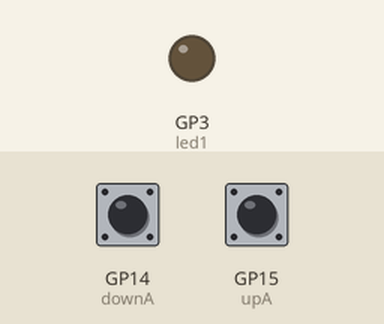
Bench run of a program on a simulated Raspberry Pi Pico running MicroPython. On the bench: output pins drawn as LEDs (lit = HIGH). The inputs (shaded band) are chosen by the test bench; at power-on: GP14 (downA) LOW, GP15 (upA) LOW.

Above: at 1.2 s.
1.3 s: GP14 (downA) pulled HIGH for 0.15 s
At 1.7 s:
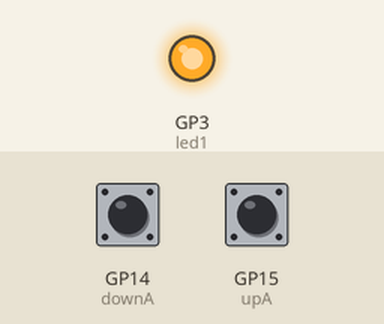
4.4 s: GP14 (downA) pulled HIGH for 1 s
At 5.8 s:
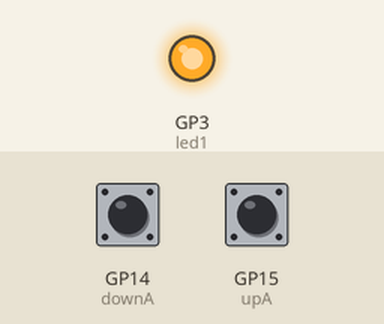
8.4 s: GP14 (downA) pulled HIGH for 3.2 s
At 15.8 s:
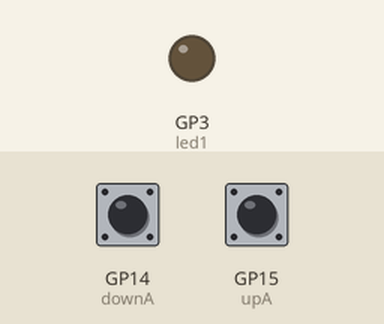
Timing chart, 0 to 17.3 s (numbered marks = the images above; inputs shaded):
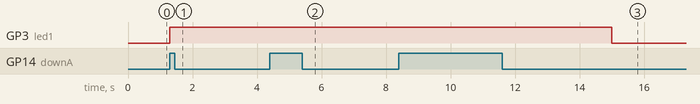

Measured:
- after the input at 1.3 s, GP3 (led1): LOW → HIGH at once
- after the input at 4.4 s, GP3 (led1): stays HIGH (without the input it goes to LOW after 0.60 s)
- after the input at 8.4 s, GP3 (led1): HIGH → LOW after 6.6 s instead of 1.6 s

The program:

Programa8_LuzHotel.py
```python
from machine import Pin, Timer

led1 = Pin(3, Pin.OUT)
n = 0
s = 1
upA = Pin(15, Pin.IN, Pin.PULL_DOWN)
downA = Pin(14, Pin.IN, Pin.PULL_DOWN)
timer = Timer() #Poner por default

def sub_int_timer(timer):
    global led1, s, n
    if s == 1:
        n = n+1
        if n == 5:
            led1.value(0)
            s = 0
            n = 0

timer.init(freq=1, mode=Timer.PERIODIC, callback=sub_int_timer)
#timer.init(freq=1, mode=Timer.ONE_SHOT, callback=sub_int_timer)

while True:
    if upA.value():
        led1.value(1)
        s = 1
    if  downA.value():
        led1.value(1)
        s = 1

    pass


    
```
